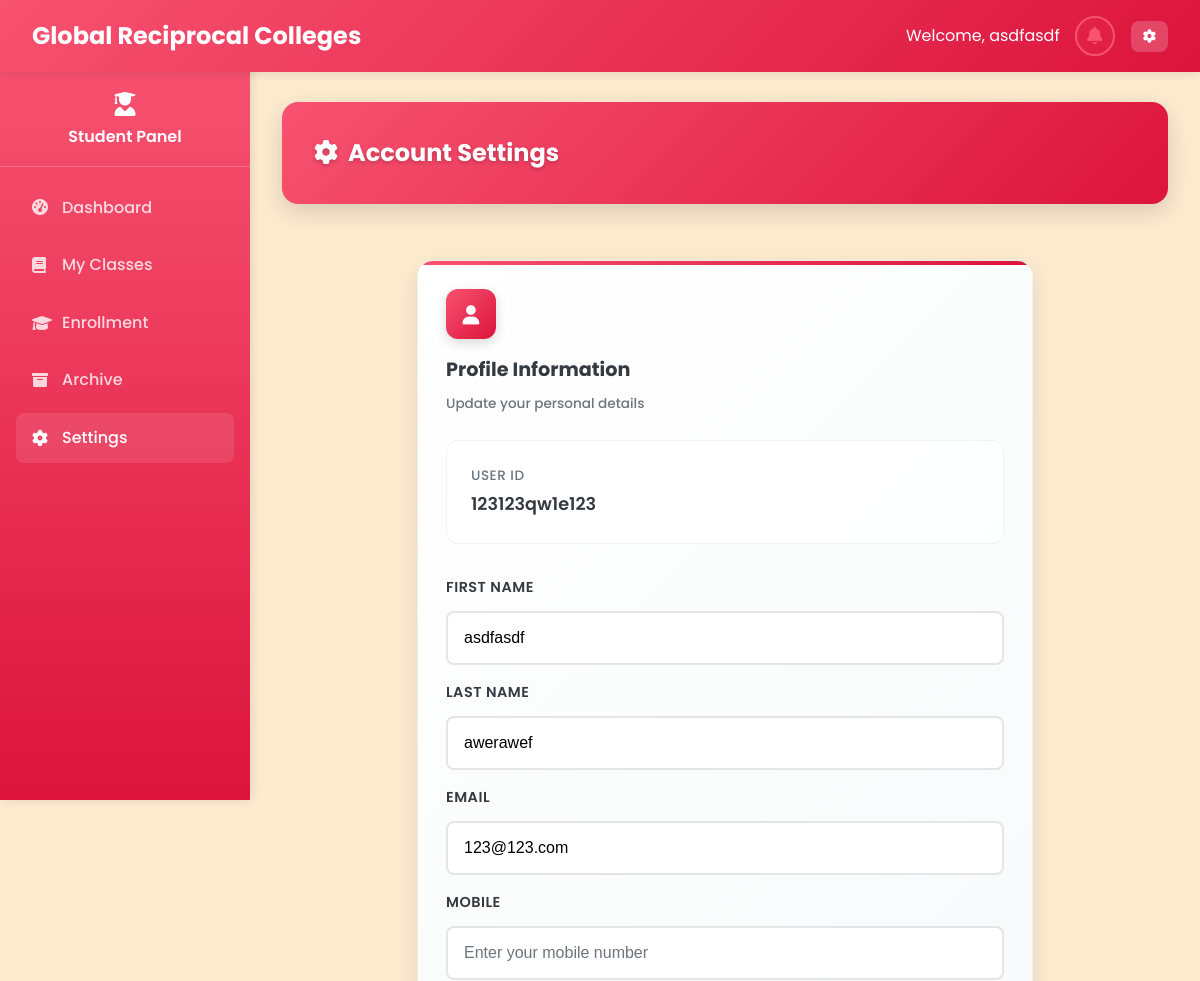
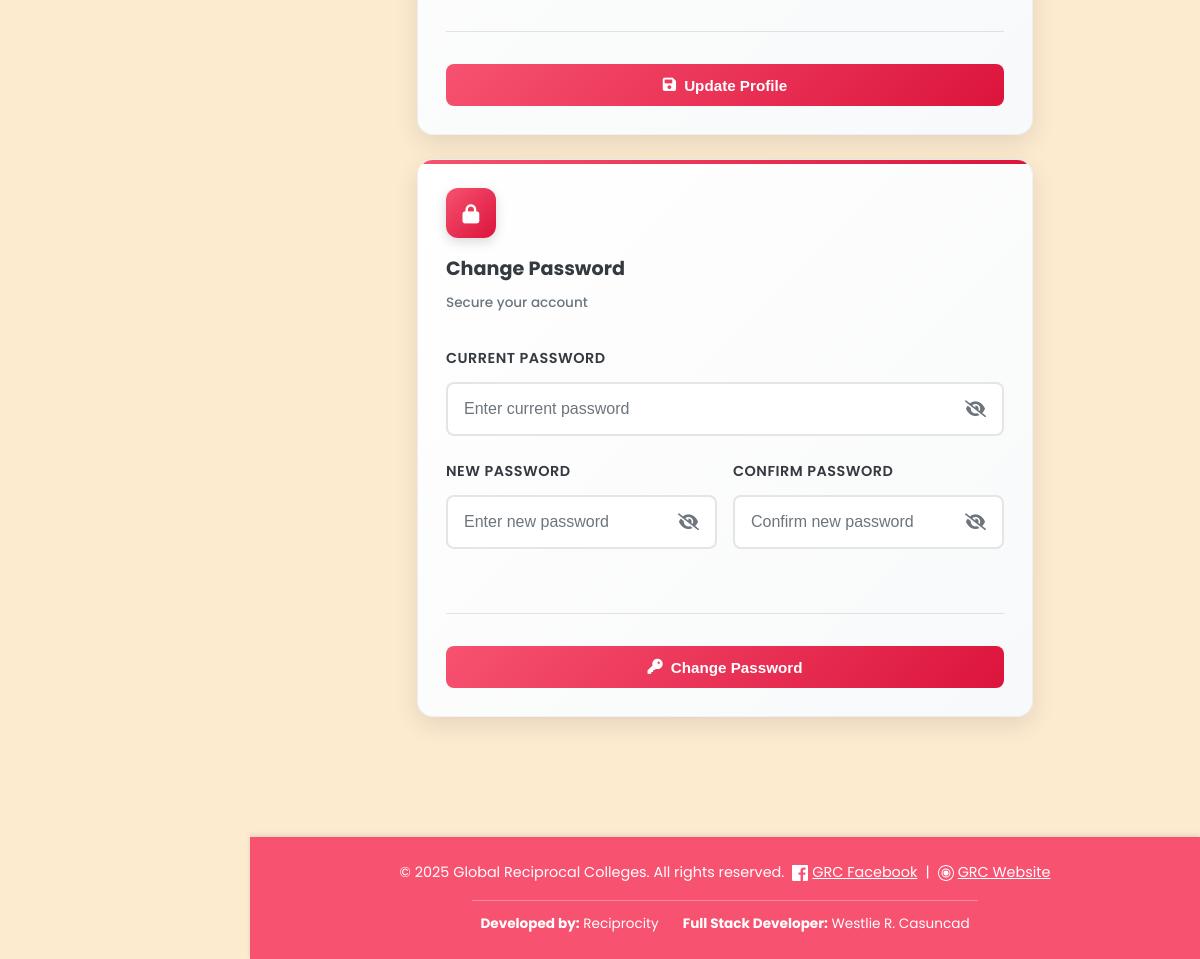
The app's page /Admin/settings.php (signed in) with its own data (2 pictures, top to bottom).
### tables this page shows
CREATE TABLE `students` (
  `student_id` varchar(20) NOT NULL,
  `first_name` varchar(50) NOT NULL,
  `last_name` varchar(50) NOT NULL,
  `middle_name` varchar(50) DEFAULT NULL,
  `email` varchar(100) NOT NULL,
  `password` varchar(255) NOT NULL,
  `mobile` varchar(15) NOT NULL,
  `address` text NOT NULL,
  `created_at` datetime NOT NULL,
  `updated_at` datetime NOT NULL,
  `section` varchar(10) DEFAULT NULL
);

### Admin/settings.php (the view, shortened to what this page needs)
<?php
require_once '../php/db.php';
$user_id = $_SESSION['user_id'];
$role = $_SESSION['role'];
if ($role == 'professor') {
    $stmt = $pdo->prepare("SELECT * FROM professors WHERE professor_id = ?");
    $stmt->execute([$user_id]);
    $user = $stmt->fetch(PDO::FETCH_ASSOC);
} elseif ($role == 'student') {
    $stmt = $pdo->prepare("SELECT * FROM students WHERE student_id = ?");
    $stmt->execute([$user_id]);
    $user = $stmt->fetch(PDO::FETCH_ASSOC);
} elseif ($role == 'admin') {
    $stmt = $pdo->prepare("SELECT * FROM administrators WHERE admin_id = ?");
    $stmt->execute([$user_id]);
    $user = $stmt->fetch(PDO::FETCH_ASSOC);
}
?>
<!DOCTYPE html>
<html lang="en">
<head>
    <link rel="stylesheet" href="../css/styles_fixed.css">
    <link rel="stylesheet" href="https://cdnjs.cloudflare.com/ajax/libs/font-awesome/6.0.0/css/all.min.css">
</head>
<body class="<?php echo $role; ?>">
    <?php
    if ($role == 'admin') {
        include '../includes/navbar_admin.php';
        include '../includes/sidebar_admin.php';
    } elseif ($role == 'professor') {
        include '../includes/navbar_professor.php';
    } elseif ($role == 'student') {
        include '../includes/navbar_student.php';
        include '../includes/sidebar_student.php';
    }
    ?>
    <main class="main-content">
        <div class="table-header-enhanced">
            <h2 class="table-title-enhanced"><i class="fas fa-cog" style="margin-right: 10px;"></i>Account Settings</h2>
        </div>
        <div class="dashboard-container">
            <div class="settings-grid">
                <div class="stat-card-enhanced">
                    <div class="stat-header-enhanced">
                        <div class="stat-icon-enhanced">
                            <i class="fas fa-user"></i>
                        </div>
                        <div class="stat-info-enhanced">
                            <h3 class="stat-title-enhanced">Profile Information</h3>
                            <span class="stat-subtitle-enhanced">Update your personal details</span>
                        </div>
                    </div>
                    <div class="current-info-enhanced">
                        <div class="info-grid">
                            <div class="info-item-enhanced">
                                <span class="info-label-enhanced">User ID</span>
                                <span class="info-value-enhanced"><?php echo $user_id; ?></span>
                            </div>
                        </div>
                    </div>
                    <form action="" method="POST" class="form-section-enhanced">
                        <div class="form-grid">
                            <div class="form-group-enhanced">
                                <label class="form-label-enhanced">First Name</label>
                                <input type="text" name="first_name" class="form-input-enhanced" value="<?php echo htmlspecialchars($user['first_name']); ?>" required placeholder="Enter your first name">
                            </div>
                            <div class="form-group-enhanced">
                                <label class="form-label-enhanced">Last Name</label>
                                <input type="text" name="last_name" class="form-input-enhanced" value="<?php echo htmlspecialchars($user['last_name']); ?>" required placeholder="Enter your last name">
                            </div>
                            <div class="form-group-enhanced">
                                <label class="form-label-enhanced">Email</label>
                                <input type="email" name="email" class="form-input-enhanced" value="<?php echo htmlspecialchars($user['email']); ?>" required placeholder="Enter your email">
                            </div>
                            <div class="form-group-enhanced">
                                <label class="form-label-enhanced">Mobile</label>
                                <input type="text" name="mobile" class="form-input-enhanced" value="<?php echo htmlspecialchars($user['mobile'] ?? '+639000000000'); ?>" required placeholder="Enter your mobile number">
                            </div>
                        </div>
                        <div class="stat-actions-enhanced">
                            <button type="submit" class="stat-primary-btn">
                                <i class="fas fa-save"></i> Update Profile
                            </button>
                        </div>
                    </form>
                </div>
                <div class="stat-card-enhanced">
                    <div class="stat-header-enhanced">
                        <div class="stat-icon-enhanced">
                            <i class="fas fa-lock"></i>
                        </div>
                        <div class="stat-info-enhanced">
                            <h3 class="stat-title-enhanced">Change Password</h3>
                            <span class="stat-subtitle-enhanced">Secure your account</span>
                        </div>
                    </div>
                    <form action="" method="POST" class="form-section-enhanced">
                        <div class="password-form-grid">
                            <div class="form-group-enhanced">
                                <label class="form-label-enhanced">Current Password</label>
                                <input type="password" name="current_password" class="form-input-enhanced" required placeholder="Enter current password">
                            </div>
                            <div class="form-grid">
                                <div class="form-group-enhanced">
                                    <label class="form-label-enhanced">New Password</label>
                                    <input type="password" name="new_password" class="form-input-enhanced" required placeholder="Enter new password">
                                </div>
                                <div class="form-group-enhanced">
                                    <label class="form-label-enhanced">Confirm Password</label>
                                    <input type="password" name="confirm_password" class="form-input-enhanced" required placeholder="Confirm new password">
                                </div>
                            </div>
                        </div>
                        <div class="stat-actions-enhanced">
                            <button type="submit" class="stat-primary-btn">
                                <i class="fas fa-key"></i> Change Password
                            </button>
                        </div>
                    </form>
                </div>
            </div>
        </div>
    </main>
    <?php include '../includes/footbar.php'; ?>
</body>
</html>

### css/styles_fixed.css (style rules this page uses)
:root { --primary: #F75270; --primary-dark: #DC143C; --primary-light: #F7CAC9; --secondary: #F75270; --accent: #F7CAC9; --light: #FDEBD0; --dark: #343a40; --gray: #6c757d; --light-gray: #F7CAC9; --success: #F7CAC9; --warning: #FDEBD0; --danger: #DC143C; --info: #F75270; }
* { margin: 0; padding: 0; box-sizing: border-box; }
body { font-family: 'Poppins', sans-serif; background-color: var(--light); color: var(--dark); line-height: 1.6; }
.main-content { margin-top: 70px; padding: 2rem; min-height: calc(100vh - 70px); background: var(--light); transition: margin-left 0.3s ease; }
.main-content { margin-left: 250px; margin-top: 70px; padding: 2rem; min-height: calc(100vh - 70px); background: var(--light); transition: margin-left 0.3s ease, padding 0.3s ease; }
.dashboard-container { max-width: 1200px; margin: 0 auto; padding: 2rem; }
.stat-card-enhanced { background: linear-gradient(135deg, #ffffff 0%, #f8f9fa 100%); border-radius: 16px; padding: 2rem; box-shadow: 0 8px 25px rgba(0, 0, 0, 0.1); border: 1px solid rgba(0, 0, 0, 0.05); transition: all 0.3s ease; position: relative; overflow: hidden; }
.stat-card-enhanced::before { content: ''; position: absolute; top: 0; left: 0; right: 0; height: 4px; background: linear-gradient(90deg, var(--primary) 0%, var(--primary-dark) 100%); }
.stat-header-enhanced { display: flex; align-items: center; gap: 1rem; margin-bottom: 1.5rem; }
.stat-icon-enhanced { width: 50px; height: 50px; background: linear-gradient(135deg, var(--primary) 0%, var(--primary-dark) 100%); border-radius: 12px; display: flex; align-items: center; justify-content: center; color: white; font-size: 1.2rem; box-shadow: 0 4px 12px rgba(0, 0, 0, 0.15); }
.stat-info-enhanced { flex: 1; }
.stat-title-enhanced { font-size: 1.25rem; font-weight: 700; color: var(--dark); margin: 0 0 0.25rem 0; }
.stat-subtitle-enhanced { font-size: 0.9rem; color: var(--gray); font-weight: 500; }
.stat-actions-enhanced { border-top: 1px solid rgba(0, 0, 0, 0.1); padding-top: 1.5rem; }
.stat-primary-btn { background: linear-gradient(135deg, var(--primary) 0%, var(--primary-dark) 100%); color: white; border: none; padding: 0.75rem 1.5rem; border-radius: 8px; cursor: pointer; font-size: 0.95rem; font-weight: 600; display: inline-flex; align-items: center; gap: 0.5rem; transition: transform 0.2s, box-shadow 0.2s; }
.table-header-enhanced { background: linear-gradient(135deg, var(--primary) 0%, var(--primary-dark) 100%); padding: 2rem; border-radius: 16px; margin-bottom: 2rem; box-shadow: 0 8px 25px rgba(0, 0, 0, 0.15); display: flex; justify-content: space-between; align-items: center; }
.table-title-enhanced { color: white; font-size: 1.5rem; font-weight: 700; margin: 0; text-shadow: 0 2px 4px rgba(0, 0, 0, 0.2); }

### includes/navbar_student.php (style rules this page uses)
:root { --primary: #F75270; --primary-dark: #DC143C; --primary-light: #F7CAC9; --secondary: #F75270; --accent: #F7CAC9; --light: #FDEBD0; --dark: #343a40; --gray: #6c757d; --light-gray: #F7CAC9; --success: #28a745; --warning: #ffc107; --danger: #dc3545; --info: #17a2b8; }

### includes/sidebar_student.php (style rules this page uses)
.main-content { margin-left: 250px; padding: 2rem; width: calc(100% - 250px); box-sizing: border-box; }

### records on screen
students: first_name "asdfasdf", last_name "awerawef", email "123@123.com"

### other values on screen
$_SESSION['first_name'] "asdfasdf"
$user_id "123123qw1e123"
